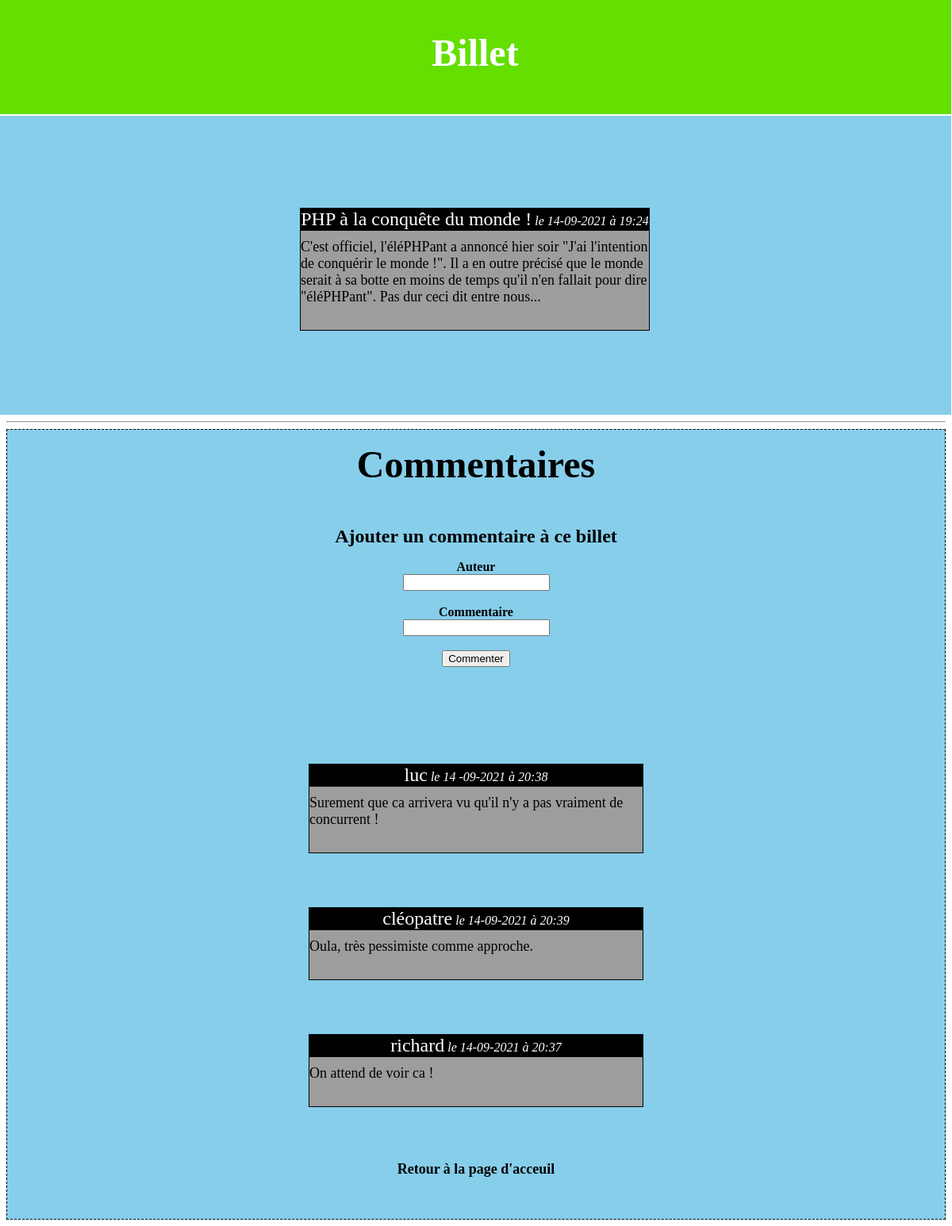
/commentaires.php?num=1, run on the app's committed database.
### tables this page shows
CREATE TABLE `billet` (
  `id` int(11) NOT NULL,
  `titre` varchar(255) NOT NULL,
  `contenu` text NOT NULL,
  `dates` varchar(20) NOT NULL,
  `temps` varchar(20) NOT NULL
);

CREATE TABLE `commentaire` (
  `id` int(11) NOT NULL,
  `id_billet` int(11) NOT NULL,
  `auteur` varchar(255) NOT NULL,
  `commentaire` text NOT NULL,
  `dates` varchar(20) NOT NULL,
  `temps` varchar(20) NOT NULL
);

### commentaires.php (the view, shortened to what this page needs)
<!DOCTYPE html>
<html>
<head>
    <link rel="stylesheet" href="css.css">
    <link rel="stylesheet" href="css2.css">
</head>
<body>
    <center>
        <p class="ajout"><strong><font size=10px>Billet</font></strong></p>
        <?php
            require_once('connect.php');
            $request=$bdd->prepare('SELECT id, titre, contenu, dates, temps FROM billet WHERE id=:nombre');
            $request->execute(array(
                'nombre'=>$_GET['num']
            ));
            $donnee=$request->fetch();
            echo '<center class="bloc"><p class="titre"><font size=5px>'.strip_tags($donnee['titre']).'<em><font size=3px> le '.strip_tags($donnee['dates']).' à '.strip_tags($donnee['temps']).'</font></em></font></p><br/><p class="contenu"><font size=4px>'.strip_tags($donnee['contenu']).'<br/><br/></font></p><br/><br/><br/><br/><br/></center>';
        ?>
        <hr/>
        <center class="fform">
            <p><strong><font size=7px>Commentaires</font></strong></p>
            <br/>
            <p><strong><font size="5px">Ajouter un commentaire à ce billet</font></strong></p>
            <form method="post" action="traitement_com.php">
                <p>
                    <label for="auteur"><strong>Auteur</strong></label><br/>
                    <input type="text" name="auteur" id="auteur"/><br/><br/>
                    <label for="commentaire"><strong>Commentaire</strong></label><br/>
                    <input type="text" name="commentaire" id="commentaire"/><br/><br/>
                    <input type="submit" value="Commenter"/><br/><br/><br/><br/>
                </p>
            </form>
            <br/><br/>
            <?php
                include('connect.php');
                $req2=$bdd->prepare('SELECT id, id_billet, auteur, commentaire, dates, temps FROM commentaire WHERE id_billet=:num ORDER BY id DESC LIMIT 0, 10');
                $req2->execute(array(
                    'num'=>strip_tags($_GET['num'])
                ));
                while($donnees=$req2->fetch()){
                    echo '<p class="titre"><font size=5px>'.strip_tags($donnees['auteur']).'<em><font size=3px> le '.strip_tags($donnees['dates']).' à '.strip_tags($donnees['temps']).'</font></em></font></p><br/><p class="contenu"><font size=4px>'.strip_tags($donnees['commentaire']).'<br/><br/></font></p><br/><br/>';
                }
            ?>
            <p><strong><font size="4px"><a class="ajt" href="index.php">Retour à la page d'acceuil</a></font></strong></p>
            <br/><br/>
        </center>
    </center>
<body>
</html>

### css.css (style rules this page uses)
.titre { border: 1px solid black; margin-left: 380px; margin-right: 380px; background-color: black; color: white; }
.contenu { border: 1px solid black; margin-left: 380px; margin-right: 380px; padding-top: 10px; padding-bottom: 10px; margin-top: -35px; text-align: left; background-color: rgb(157, 157, 157); color: black; }

### css2.css (style rules this page uses)
.ajout { border: 1px solid white; background-color: rgb(100, 223, 0); color: white; margin-left: -10px; margin-right: -8px; margin-top: -10px; padding-top: 40px; padding-bottom: 50px; }
.ajt { text-decoration: none; color: black }
.bloc { background-color: skyblue; margin-left: -10px; margin-right: -7px; margin-top: -15px; padding-top: 100px; }
.fform { border: 1px dashed black; background-color: skyblue; }

### data on the page
billet: titre "PHP à la conquête du monde !", dates "14-09-2021", temps "19:24", contenu "C'est officiel, l'éléPHPant a annoncé hier soir \"J'ai l'intention de conquérir le monde !\". Il a en outre précisé que le monde serait à sa botte en moins de temps qu'il n'en fallait pour dire \"éléPHPant\". Pas dur ceci dit entre nous..."
commentaire: auteur "luc", dates "14 -09-2021", temps "20:38", commentaire "Surement que ca arrivera vu qu'il n'y a pas vraiment de concurrent !"
commentaire: auteur "cléopatre", dates "14-09-2021", temps "20:39", commentaire "Oula, très pessimiste comme approche."
commentaire: auteur "richard", dates "14-09-2021", temps "20:37", commentaire "On attend de voir ca !"
